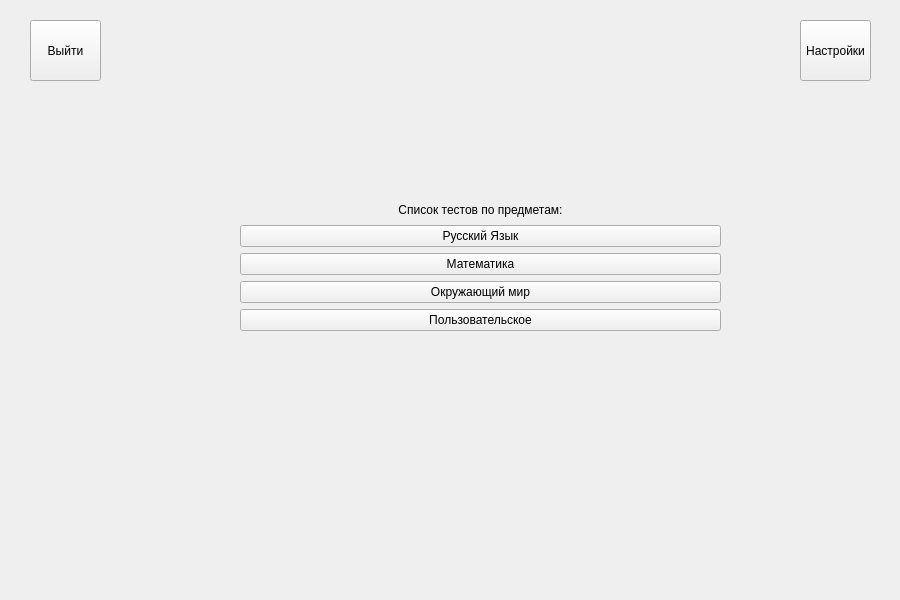
<?xml version="1.0" encoding="UTF-8"?>
<ui version="4.0">
 <class>Form</class>
 <widget class="QWidget" name="Form">
  <property name="geometry">
   <rect>
    <x>0</x>
    <y>0</y>
    <width>900</width>
    <height>600</height>
   </rect>
  </property>
  <property name="windowTitle">
   <string>Form</string>
  </property>
  <widget class="QWidget" name="verticalLayoutWidget">
   <property name="geometry">
    <rect>
     <x>240</x>
     <y>200</y>
     <width>481</width>
     <height>131</height>
    </rect>
   </property>
   <layout class="QVBoxLayout" name="verticalLayout">
    <item>
     <widget class="QLabel" name="label">
      <property name="text">
       <string>Список тестов по предметам:</string>
      </property>
      <property name="alignment">
       <set>Qt::AlignCenter</set>
      </property>
     </widget>
    </item>
    <item>
     <widget class="QPushButton" name="rus_btn">
      <property name="text">
       <string>Русский Язык</string>
      </property>
     </widget>
    </item>
    <item>
     <widget class="QPushButton" name="math_btn">
      <property name="text">
       <string>Математика</string>
      </property>
     </widget>
    </item>
    <item>
     <widget class="QPushButton" name="okrmir_bnt">
      <property name="text">
       <string>Окружающий мир</string>
      </property>
     </widget>
    </item>
    <item>
     <widget class="QPushButton" name="user_btn">
      <property name="text">
       <string>Пользовательское</string>
      </property>
     </widget>
    </item>
   </layout>
  </widget>
  <widget class="QPushButton" name="return_bnt">
   <property name="geometry">
    <rect>
     <x>30</x>
     <y>20</y>
     <width>71</width>
     <height>61</height>
    </rect>
   </property>
   <property name="text">
    <string>Выйти</string>
   </property>
  </widget>
  <widget class="QPushButton" name="settings_btn">
   <property name="geometry">
    <rect>
     <x>800</x>
     <y>20</y>
     <width>71</width>
     <height>61</height>
    </rect>
   </property>
   <property name="text">
    <string>Настройки</string>
   </property>
  </widget>
 </widget>
 <resources/>
 <connections/>
</ui>
